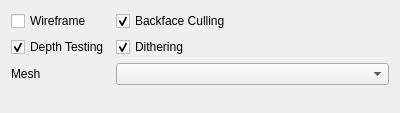
<?xml version="1.0" encoding="UTF-8"?>
<ui version="4.0">
 <class>SceneSettings</class>
 <widget class="QWidget" name="SceneSettings">
  <property name="geometry">
   <rect>
    <x>0</x>
    <y>0</y>
    <width>400</width>
    <height>113</height>
   </rect>
  </property>
  <property name="windowTitle">
   <string>Form</string>
  </property>
  <layout class="QFormLayout" name="formLayout">
   <item row="0" column="0">
    <widget class="QCheckBox" name="wireframeCheck">
     <property name="statusTip">
      <string>When checked, renders wire frames instead of filled polygons</string>
     </property>
     <property name="whatsThis">
      <string/>
     </property>
     <property name="text">
      <string>Wireframe</string>
     </property>
     <property name="option" stdset="0">
      <string notr="true">wireframe</string>
     </property>
    </widget>
   </item>
   <item row="0" column="1">
    <widget class="QCheckBox" name="backfaceCheck">
     <property name="statusTip">
      <string>When checked, doesn't draw a polygon that's not facing the camera</string>
     </property>
     <property name="text">
      <string>Backface Culling</string>
     </property>
     <property name="checked">
      <bool>true</bool>
     </property>
     <property name="option" stdset="0">
      <string notr="true">face-culling</string>
     </property>
    </widget>
   </item>
   <item row="1" column="0">
    <widget class="QCheckBox" name="depthTestCheck">
     <property name="statusTip">
      <string/>
     </property>
     <property name="text">
      <string>Depth Testing</string>
     </property>
     <property name="checked">
      <bool>true</bool>
     </property>
     <property name="option" stdset="0">
      <string notr="true">depth-test</string>
     </property>
    </widget>
   </item>
   <item row="1" column="1">
    <widget class="QCheckBox" name="ditherCheck">
     <property name="text">
      <string>Dithering</string>
     </property>
     <property name="checked">
      <bool>true</bool>
     </property>
     <property name="option" stdset="0">
      <string notr="true">dithering</string>
     </property>
    </widget>
   </item>
   <item row="2" column="0">
    <widget class="QLabel" name="meshLabel">
     <property name="text">
      <string>Mesh</string>
     </property>
    </widget>
   </item>
   <item row="2" column="1">
    <widget class="QComboBox" name="meshComboBox">
     <property name="sizePolicy">
      <sizepolicy hsizetype="MinimumExpanding" vsizetype="Fixed">
       <horstretch>0</horstretch>
       <verstretch>0</verstretch>
      </sizepolicy>
     </property>
    </widget>
   </item>
  </layout>
 </widget>
 <resources/>
 <connections/>
</ui>
